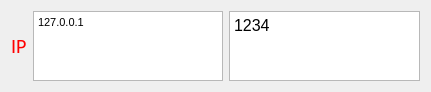
   <widget class="QWidget" name="horizontalLayoutWidget_6">
    <property name="geometry">
     <rect>
      <x>20</x>
      <y>950</y>
      <width>431</width>
      <height>73</height>
     </rect>
    </property>
    <layout class="QHBoxLayout" name="horizontalLayout_8">
     <item>
      <widget class="QLabel" name="label_32">
       <property name="palette">
        <palette>
         <active>
          <colorrole role="WindowText">
           <brush brushstyle="SolidPattern">
            <color alpha="255">
             <red>255</red>
             <green>0</green>
             <blue>0</blue>
            </color>
           </brush>
          </colorrole>
          <colorrole role="Text">
           <brush brushstyle="SolidPattern">
            <color alpha="255">
             <red>255</red>
             <green>0</green>
             <blue>0</blue>
            </color>
           </brush>
          </colorrole>
         </active>
         <inactive>
          <colorrole role="WindowText">
           <brush brushstyle="SolidPattern">
            <color alpha="255">
             <red>255</red>
             <green>0</green>
             <blue>0</blue>
            </color>
           </brush>
          </colorrole>
          <colorrole role="Text">
           <brush brushstyle="SolidPattern">
            <color alpha="255">
             <red>255</red>
             <green>0</green>
             <blue>0</blue>
            </color>
           </brush>
          </colorrole>
         </inactive>
         <disabled>
          <colorrole role="WindowText">
           <brush brushstyle="SolidPattern">
            <color alpha="255">
             <red>120</red>
             <green>120</green>
             <blue>120</blue>
            </color>
           </brush>
          </colorrole>
          <colorrole role="Text">
           <brush brushstyle="SolidPattern">
            <color alpha="255">
             <red>120</red>
             <green>120</green>
             <blue>120</blue>
            </color>
           </brush>
          </colorrole>
         </disabled>
        </palette>
       </property>
       <property name="font">
        <font>
         <family>Calibri</family>
         <pointsize>15</pointsize>
         <italic>false</italic>
        </font>
       </property>
       <property name="text">
        <string>IP</string>
       </property>
      </widget>
     </item>
     <item>
      <widget class="QTextEdit" name="textEdit_2">
       <property name="html">
        <string>&lt;!DOCTYPE HTML PUBLIC &quot;-//W3C//DTD HTML 4.0//EN&quot; &quot;http://www.w3.org/TR/REC-html40/strict.dtd&quot;&gt;
&lt;html&gt;&lt;head&gt;&lt;meta name=&quot;qrichtext&quot; content=&quot;1&quot; /&gt;&lt;style type=&quot;text/css&quot;&gt;
p, li { white-space: pre-wrap; }
&lt;/style&gt;&lt;/head&gt;&lt;body style=&quot; font-family:'MS Shell Dlg 2'; font-size:8.25pt; font-weight:400; font-style:normal;&quot;&gt;
&lt;p style=&quot; margin-top:0px; margin-bottom:0px; margin-left:0px; margin-right:0px; -qt-block-indent:0; text-indent:0px;&quot;&gt;127.0.0.1&lt;/p&gt;&lt;/body&gt;&lt;/html&gt;</string>
       </property>
      </widget>
     </item>
     <item>
      <widget class="QTextEdit" name="textEdit">
       <property name="html">
        <string>&lt;!DOCTYPE HTML PUBLIC &quot;-//W3C//DTD HTML 4.0//EN&quot; &quot;http://www.w3.org/TR/REC-html40/strict.dtd&quot;&gt;
&lt;html&gt;&lt;head&gt;&lt;meta name=&quot;qrichtext&quot; content=&quot;1&quot; /&gt;&lt;style type=&quot;text/css&quot;&gt;
p, li { white-space: pre-wrap; }
&lt;/style&gt;&lt;/head&gt;&lt;body style=&quot; font-family:'MS Shell Dlg 2'; font-size:8.25pt; font-weight:400; font-style:normal;&quot;&gt;
&lt;p style=&quot; margin-top:0px; margin-bottom:0px; margin-left:0px; margin-right:0px; -qt-block-indent:0; text-indent:0px;&quot;&gt;&lt;span style=&quot; font-size:12pt;&quot;&gt;1234&lt;/span&gt;&lt;/p&gt;&lt;/body&gt;&lt;/html&gt;</string>
       </property>
      </widget>
     </item>
    </layout>
   </widget>
